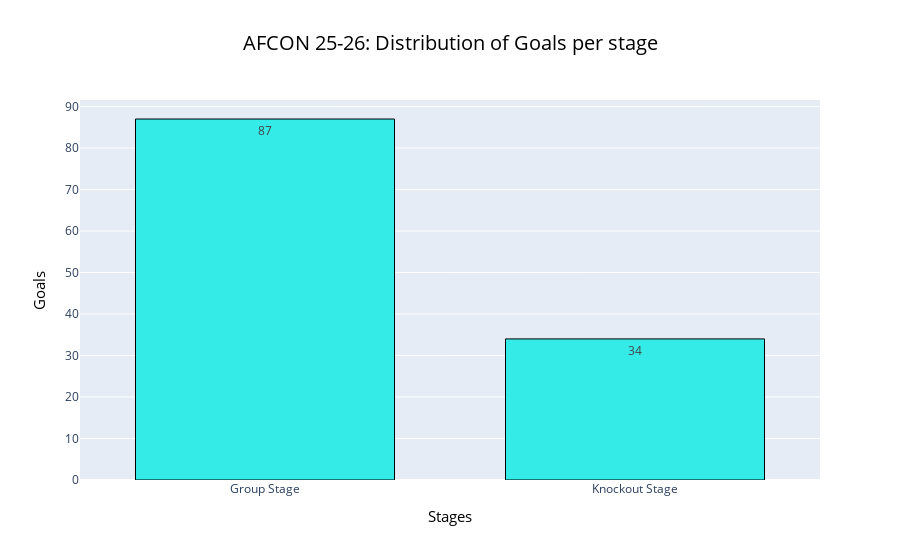

This figure's notebook cell:
### Code cell
# Distribution of Goals per stage : 
group_stage=["Matchday 1","Matchday 2","Matchday 3"]
group_stage_goals=afcon[afcon["Game Week"].isin(group_stage)][["total_goals"]].sum()
Knockout_stage_goals=afcon[afcon["Game Week"]=="Knockout Stage"][["total_goals"]].sum()
stage=["Group Stage","Knockout Stage"]
goals=[int(group_stage_goals),int(Knockout_stage_goals)]
fig=px.bar(x=stage,y=goals,title="AFCON 25-26: Distribution of Goals per stage ",color_discrete_sequence=["#34ebe8"],labels={"y":"Goals"},text_auto=True)
fig.update_layout(xaxis_title="Stages",yaxis_title="Goals",bargap=0.3,title_x=0.5,title_font=dict(size=20,color="black"),xaxis_title_font=dict(size=15,color="black"),yaxis_title_font=dict(size=15,color="black"))
fig.update_traces(marker_line_color='black',marker_line_width=1)
fig.show()

### Figure 1 — Plotly figure (JSON) as saved in the notebook; plotly's stock layout.template omitted (floating-point values rounded to 4 significant figures)
{"data": [{"alignmentgroup": "True", "hovertemplate": "x=%{x}<br>Goals=%{y}<extra></extra>", "legendgroup": "", "marker": {"color": "#34ebe8", "line": {"color": "black", "width": 1}, "pattern": {"shape": ""}}, "name": "", "offsetgroup": "", "orientation": "v", "showlegend": false, "textposition": "auto", "texttemplate": "%{y}", "type": "bar", "x": ["Group Stage", "Knockout Stage"], "xaxis": "x", "y": [87, 34], "yaxis": "y"}], "layout": {"bargap": 0.3, "barmode": "relative", "legend": {"tracegroupgap": 0}, "title": {"font": {"color": "black", "size": 20}, "text": "AFCON 25-26: Distribution of Goals per stage ", "x": 0.5}, "xaxis": {"anchor": "y", "domain": [0, 1], "title": {"font": {"color": "black", "size": 15}, "text": "Stages"}}, "yaxis": {"anchor": "x", "domain": [0, 1], "title": {"font": {"color": "black", "size": 15}, "text": "Goals"}}}}
